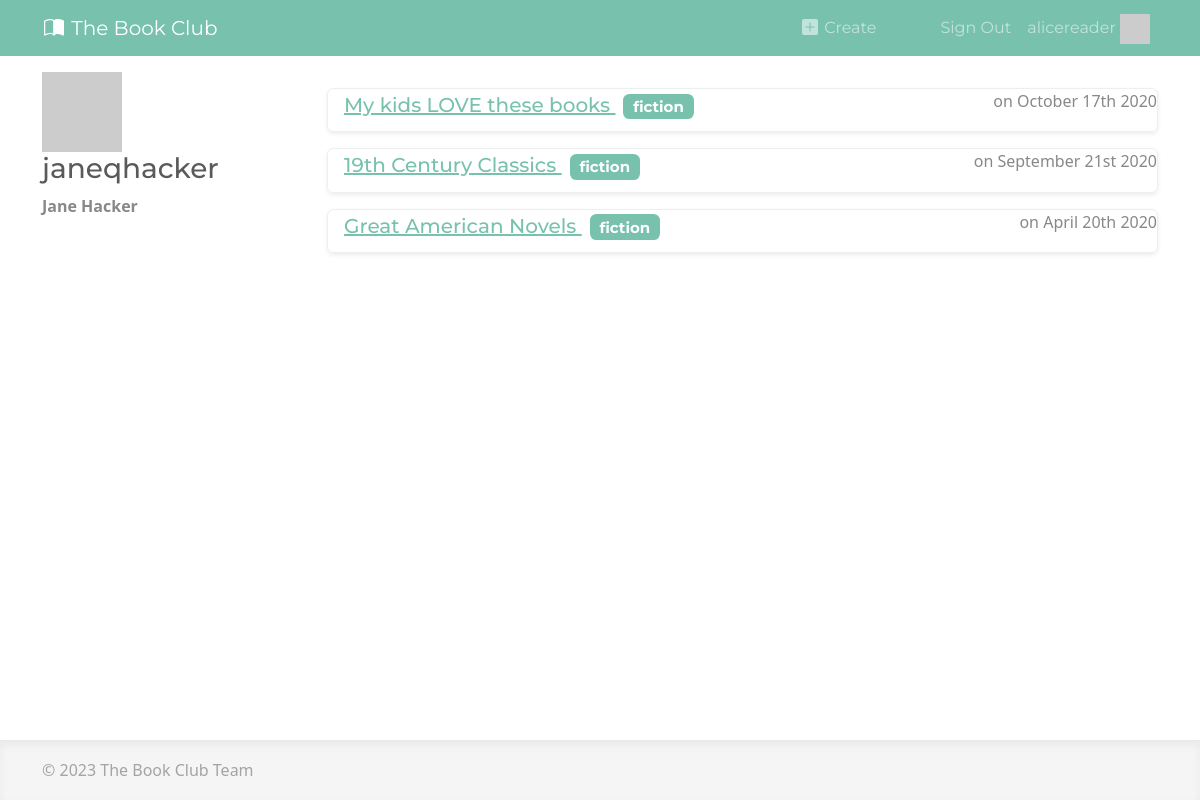
Screenshot of /account/users/janeqhacker/ (signed in) with the database file from the repository.
### apps/accounts/models.py (models this page shows, shortened)
class User(AbstractUser):
    bio = models.TextField()
    def gravatar(self, size=None):
        GRAVATAR_URL = 'https://gravatar.com/avatar/%s?d=identicon%s'
        email = str(self.email).strip().lower()
        digest = hashlib.md5(email.encode('utf-8')).hexdigest()
        if size:
            size_str = '&s=%i' % size
        else:
            size_str = ''
        return GRAVATAR_URL % (digest, size_str)

### apps/core/models.py (models this page shows, shortened)
class ReadingList(models.Model):
    title = models.CharField(max_length=100)
    category = models.CharField(max_length=64, choices=GENRES)
    description = models.TextField()
    created = models.DateTimeField(auto_now_add=True) # Add current date
    last_modified = models.DateTimeField(auto_now=True)
    creator_user = models.ForeignKey(
        User,
        on_delete=models.CASCADE,
        help_text='User who created this reading list',
    )
    score = models.IntegerField(default=0)
    views = models.PositiveIntegerField(default=0)
    def __str__(self):
        return self.title

### apps/accounts/views.py (the view)
# urls.py: path('users/<username>/', views.view_profile, name='view_profile'),
def view_profile(request, username):
    user = User.objects.get(username=username)
    reading_lists = ReadingList.objects.filter(creator_user=user)
    if request.user == user:
        is_viewing_self = True
    else:
        is_viewing_self = False
    context = {
        'user': user,
        'is_viewing_self': is_viewing_self,
        'user_reading_lists': reading_lists,
    }
    return render(request, 'accounts/profile_page.html', context)

### apps/accounts/templates/accounts/profile_page.html (shortened to what this page needs)
{% extends 'base.html' %}
{% block content %}
<div class="row">
    <div class="col-md-3">
        <img src="{{ user.gravatar }}" />
        <h3>{{ user.username }}</h3>
        <p><strong>{{ user.first_name }} {{ user.last_name }}</strong></p>
    </div>
    <div class="col-md-9">
        {% for rl in user_reading_lists %}
            <div class="d-flex justify-content-between mt-3 border rounded shadow-sm">
                <div class="ms-3 mt-1 mb-1 position-relative">
                    <h5><a href="/list/{{ rl.id }}/" class="stretched-link">{{ rl }} <span class="badge bg-primary ms-2">{{ rl.category }}</span></a></h5>
                </div>
                <p>on {{ rl.created|date:"F jS Y" }}</p>
            </div>
        {% endfor %}
    </div>
</div>
{% endblock %}

### apps/core/templates/base.html (shortened to what this page needs)
{% load static %}
<!DOCTYPE html>
<html lang="en">
  <head>
    <link rel="stylesheet" href="https://bootswatch.com/5/minty/bootstrap.min.css" />
    <link href="{% static 'css/signinform.css' %}" rel="stylesheet">
    <link href="{% static 'css/custom.css' %}" rel="stylesheet">
  </head>
<body>
{% include "snippets/navbar.html" %}
{% block main %}
    <div class="container pt-3">
      {% block content %}{% endblock content %}
    </div>
{% endblock main %}
    <footer class="footer">
        <div class="container">
            <span class="text-muted">
                &copy; {% now "Y" %} The Book Club Team
            </span>
        </div>
    </footer>
  </body>
</html>

### apps/core/templates/snippets/navbar.html (shortened to what this page needs)
<nav class="navbar navbar-expand-md navbar-dark bg-primary text-light">
    <div class="container">
        <a class="navbar-brand" href="/">
            The Book Club
        </a>
        <div class="collapse navbar-collapse" id="navbarSupportedContent">
            <ul class="navbar-nav ms-auto">
                {% if request.user.is_authenticated %}
                    <li class="nav-item me-5">
                        <a href="/list/create/" class="nav-link">
                            Create
                        </a>
                    </li>
                    <li class="nav-item">
                        <a class="nav-link" href="{% url 'logout' %}" >Sign Out</a>
                    </li>
                    <li class="nav-item">
                        <a class="nav-link" href="{% url 'view_profile' request.user %}" >
                            {{ request.user }}
                            <img src="{{ user.gravatar }}" class="navbar-avatar" />
                        </a>
                    </li>
                {% endif %}
            </ul>
        </div>
    </div>
</nav>

### apps/core/static/css/custom.css (style rules this page uses)
html { position: relative; min-height: 100%; }
body { margin-bottom: 150px; }
.footer { position: absolute; bottom: 0; width: 100%; height: 60px; line-height: 60px; background-color: #f5f5f5; box-shadow: inset 0 5px 10px 0 rgba(0, 0, 0, 0.05); }
.navbar-avatar { height: 30px; margin-top: -10px; margin-bottom: -10px; }

### rows the page displays
User: user "alicereader"
User: username "janeqhacker", first_name "Jane", last_name "Hacker"
ReadingList: title "My kids LOVE these books", category "fiction", created "October 17th 2020"
ReadingList: title "19th Century Classics", category "fiction", created "September 21st 2020"
ReadingList: title "Great American Novels", category "fiction", created "April 20th 2020"
